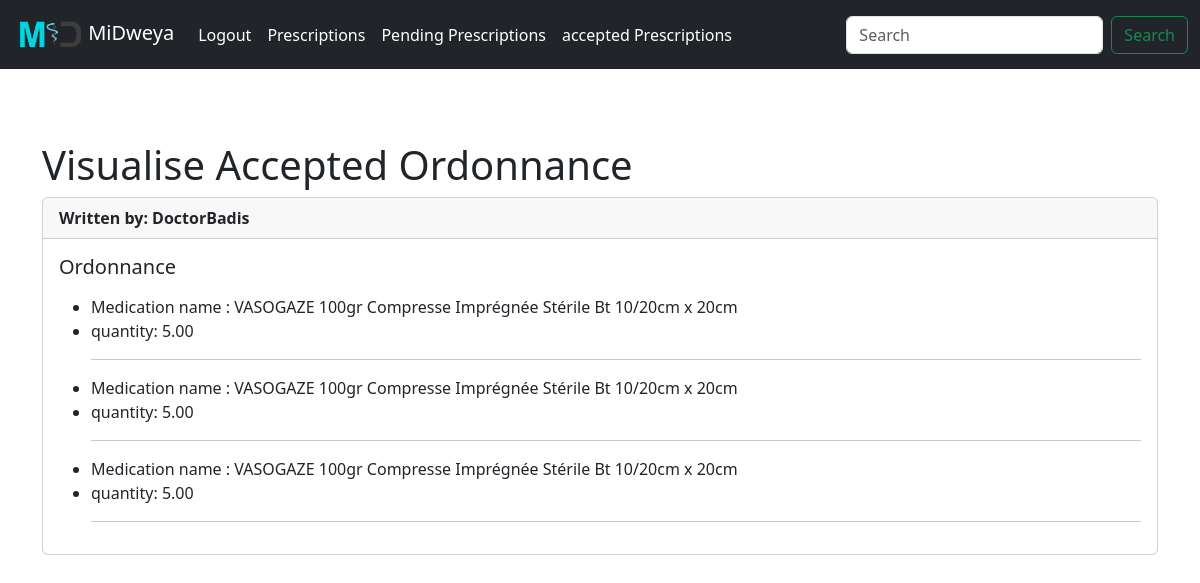
Page /acceptedOrdonnances (signed in) on the earlier database version.
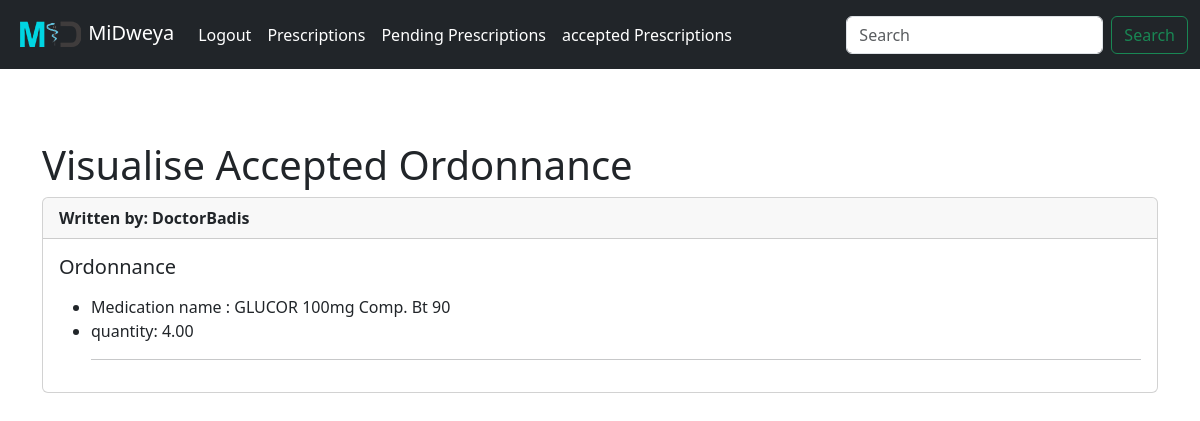
Same page on the later database version.
### schedulingApp/models.py (models this page shows, shortened)
class Ordonnance(models.Model):
    id = models.AutoField(primary_key=True)
    usernameDestination=models.ForeignKey(User,on_delete=models.CASCADE,related_name="user_Destination")
    Doctor=models.ForeignKey(User,on_delete=models.CASCADE,related_name="Doctor_Destination")
    etat=models.CharField(max_length=255)
    decision=models.CharField(max_length=255)
    date = models.DateField(auto_now_add=True)

class LigneOrdonnance(models.Model):
    id = models.AutoField(primary_key=True)
    Medicament = models.ForeignKey(Medicament,on_delete=models.CASCADE)
    quantity = models.DecimalField(max_digits=10, decimal_places=2)
    qauntityPerDay=models.DecimalField(max_digits=10, decimal_places=2)
    remarks=models.CharField(max_length=1255)
    Ordonnance=models.ForeignKey(Ordonnance,on_delete=models.CASCADE,related_name="ligne")

class Medicament(models.Model):
    id = models.CharField(primary_key=True,max_length=1000)
    name = models.CharField(max_length=255)
    prixPublic=models.FloatField()
    list=models.CharField(max_length=1)

### schedulingApp/views.py (the view)
# urls.py: path('acceptedOrdonnances',views.visualiseAcceptedOronnance,name="acceptedOrdonnances"),
def visualiseAcceptedOronnance(request):
    isNormalUser=request.user.groups.filter(name="normalUsers").exists()
    user = User.objects.get(username=request.user.username)
    ordonnances = Ordonnance.objects.filter(usernameDestination=user,decision="Accepted")
    return render(request,"schedulingApp/accepted.html",{"isNormalUser":isNormalUser,"Ordonnances":ordonnances})

### schedulingApp/templates/schedulingApp/accepted.html (shortened to what this page needs)
{% extends 'schedulingApp/baseLine.html' %}
{% block content %}
<h1>Visualise Accepted Ordonnance</h1>
{% for Ordonnance in Ordonnances %}
{% if Ordonnance.decision == "Accepted" %}
<div class="card">
    <div class="card-header">
        <strong>Written by:  {{Ordonnance.Doctor.username}}</strong>
    </div>
    <div class="card-body">
      <h5 class="card-title"> Ordonnance </h5>
      <p class="card-text"><ul>
        {% for ligne in Ordonnance.ligne.all %}
        <li> Medication name : {{ligne.Medicament.name}}</li>
        <li>quantity: {{ligne.quantity}} </li>
        <hr>
        {% endfor %}
        </ul></p>
    </div>
</div>
<br>
{% endif %}
{% endfor %}
{% endblock %}

Differences in the rows shown:
removed LigneOrdonnance: Medicament.name "VASOGAZE 100gr Compresse Imprégnée Stérile Bt 10/20cm x 20cm", quantity "5.00", shown under "DoctorBadis"
removed LigneOrdonnance: Medicament.name "VASOGAZE 100gr Compresse Imprégnée Stérile Bt 10/20cm x 20cm", quantity "5.00", shown under "DoctorBadis"
removed LigneOrdonnance: Medicament.name "VASOGAZE 100gr Compresse Imprégnée Stérile Bt 10/20cm x 20cm", quantity "5.00", shown under "DoctorBadis"
added LigneOrdonnance: Medicament.name "GLUCOR 100mg Comp. Bt 90", quantity "4.00", shown under "DoctorBadis"
